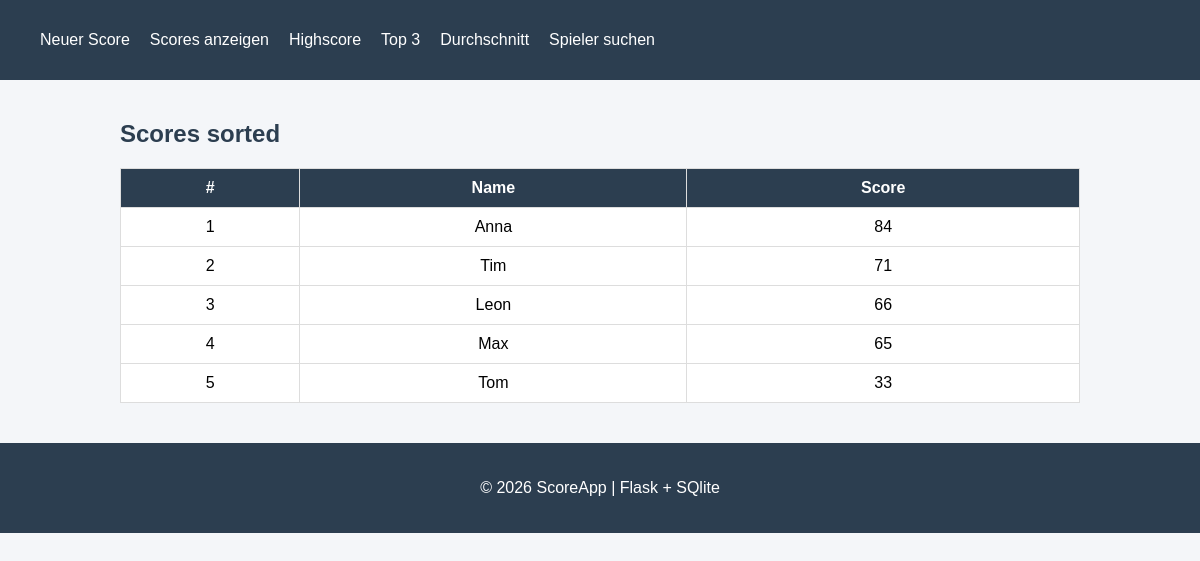
Screenshot of /scores_sorted with the database file from the repository.
### tables this page shows
CREATE TABLE scores (
        id INTEGER PRIMARY KEY AUTOINCREMENT,
        name TEXT NOT NULL,
        score INTEGER NOT NULL
    );

### app/routes/score_routes.py (the view)
@score_bp.route("/scores_sorted")
def scores_sorted():
    rows = db.load_scores_sorted()
    return render_template("pages/scores.html", scores=rows, title="Scores sorted")

### app/models/database.py (called while the page is built)
    def load_scores_sorted(self):
        try:
            return self.cursor.execute("SELECT name, score FROM scores ORDER BY score DESC").fetchall()
        except sqlite3.Error as e:
            print(f"Fehler beim laden der sortierten Scores: {e}")
            return []

### app/templates/pages/scores.html
{% extends "layout/base.html" %}
{% block content %}
<h2>{{ title if title else "Alle Scors" }}</h2>
{% if scores %}
<table>
    <tr>
        <th>#</th>
        <th>Name</th>
        <th>Score</th>
    </tr>
    {% for name, score in scores %}
    <tr>
        <td>{{ loop.index }}</td>
        <td>{{ name }}</td>
        <td>{{ score }}</td>
    </tr>
    {% endfor %}
</table>
{% else %}
<p>Keine gespeicherten Scores.</p>
{% endif %}
{% endblock %}

### app/static/css/styles.css (style rules this page uses)
body { margin: 0; font-family: Arial, sans-serif; background-color: #f4f6f9; }
h1, h2 { color: #2c3e50; }
table { width: 100%; border-collapse: collapse; margin-top: 20px; background-color: white; }
th, td { padding: 10px; border: 1px solid #ddd; text-align: center; }
th { background-color: #2c3e50; color: white; }

### rows the page displays
scores: name "Anna", score "84"
scores: name "Tim", score "71"
scores: name "Leon", score "66"
scores: name "Max", score "65"
scores: name "Tom", score "33"

### other values shown
{{ title if title else "Alle Scors" }} "Scores sorted"
